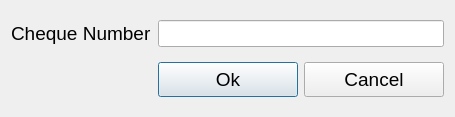
<?xml version="1.0" encoding="UTF-8"?>
<ui version="4.0">
 <class>AddMSD</class>
 <widget class="QDialog" name="AddMSD">
  <property name="geometry">
   <rect>
    <x>0</x>
    <y>0</y>
    <width>455</width>
    <height>117</height>
   </rect>
  </property>
  <property name="windowTitle">
   <string>Dialog</string>
  </property>
  <layout class="QGridLayout" name="gridLayout">
   <item row="0" column="0">
    <widget class="QLabel" name="label">
     <property name="font">
      <font>
       <pointsize>14</pointsize>
      </font>
     </property>
     <property name="text">
      <string>Cheque Number</string>
     </property>
    </widget>
   </item>
   <item row="0" column="1">
    <widget class="QLineEdit" name="msdChequeNum">
     <property name="font">
      <font>
       <pointsize>12</pointsize>
      </font>
     </property>
    </widget>
   </item>
   <item row="1" column="1">
    <layout class="QHBoxLayout" name="horizontalLayout">
     <item>
      <widget class="QPushButton" name="pushButton">
       <property name="minimumSize">
        <size>
         <width>0</width>
         <height>35</height>
        </size>
       </property>
       <property name="font">
        <font>
         <pointsize>14</pointsize>
        </font>
       </property>
       <property name="text">
        <string>Ok</string>
       </property>
      </widget>
     </item>
     <item>
      <widget class="QPushButton" name="pushButton_2">
       <property name="minimumSize">
        <size>
         <width>0</width>
         <height>35</height>
        </size>
       </property>
       <property name="font">
        <font>
         <pointsize>14</pointsize>
        </font>
       </property>
       <property name="text">
        <string>Cancel</string>
       </property>
      </widget>
     </item>
    </layout>
   </item>
  </layout>
 </widget>
 <resources/>
 <connections/>
</ui>
